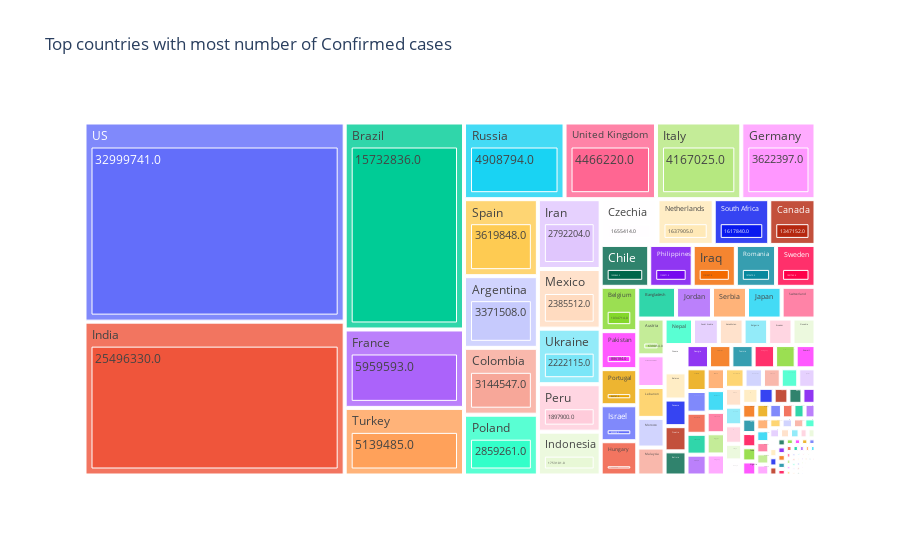
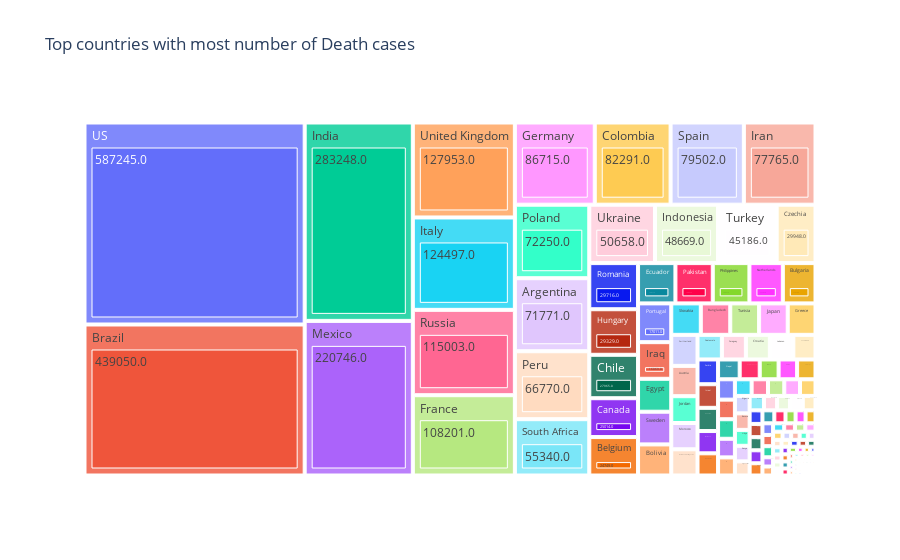
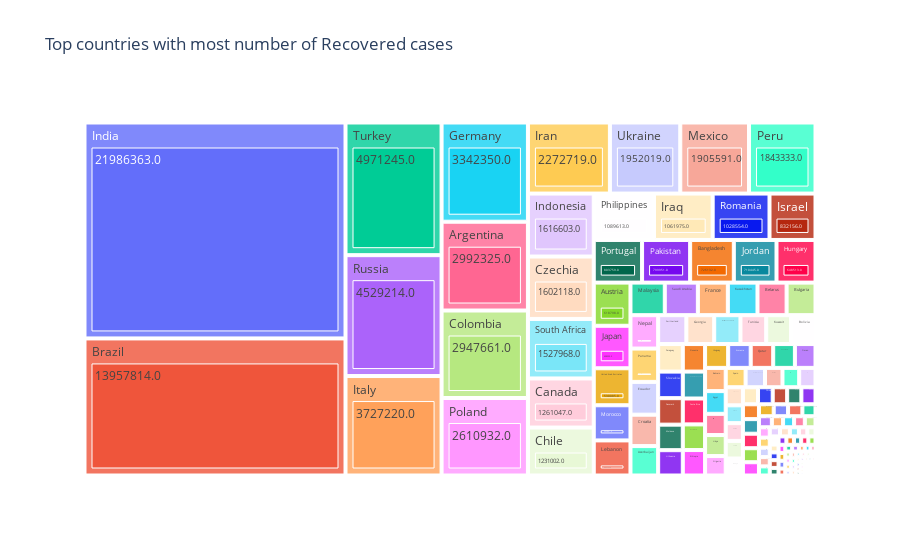
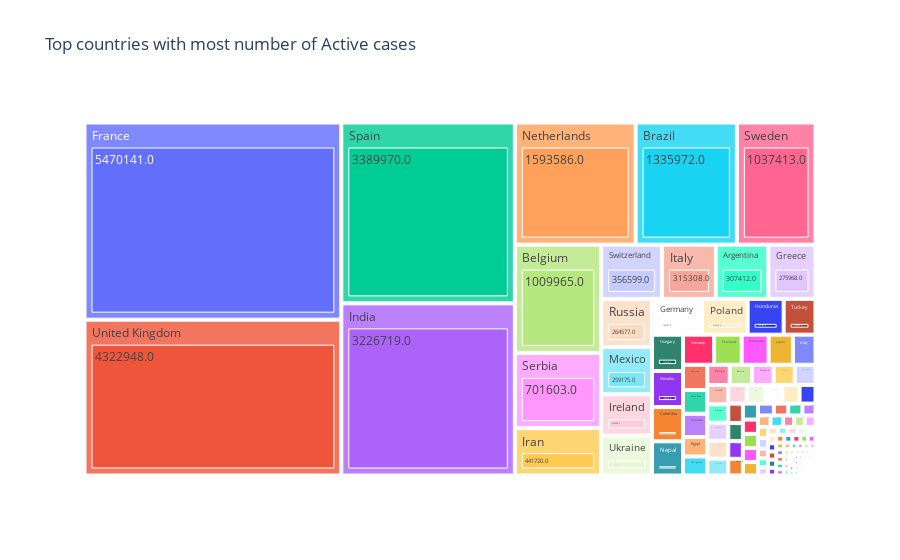

The notebook cell these images were saved under, in order:
### Markdown cell above
## Treemap view

### Code cell
fig = px.treemap(sorted_confirmed_country, path = ['Country', 'Confirmed'], values = 'Confirmed',
                title="Top countries with most number of Confirmed cases")
fig.show();

fig = px.treemap(sorted_death_country, path = ['Country', 'Deaths'], values = 'Deaths',
                title="Top countries with most number of Death cases")
fig.show();

fig = px.treemap(sorted_recovered_country, path = ['Country', 'Recovered'], values = 'Recovered',
                title="Top countries with most number of Recovered cases")
fig.show();

fig = px.treemap(sorted_active_country, path = ['Country', 'Active'], values = 'Active',
                title="Top countries with most number of Active cases")
fig.show();

### Figure 1 — Plotly figure (JSON) as saved in the notebook; plotly's stock layout.template omitted (floating-point values rounded to 4 significant figures; data arrays with more than 128 entries replaced by an {"elided": "..."} marker saying what was removed)
{"data": [{"branchvalues": "total", "domain": {"x": [0, 1], "y": [0, 1]}, "hovertemplate": "labels=%{label}<br>Confirmed=%{value}<br>parent=%{parent}<br>id=%{id}<extra></extra>", "ids": {"elided": "384 str values"}, "labels": {"elided": "384 str values"}, "name": "", "parents": {"elided": "384 str values"}, "type": "treemap", "values": {"elided": "384 int values"}}], "layout": {"legend": {"tracegroupgap": 0}, "title": {"text": "Top countries with most number of Confirmed cases"}}}

### Figure 2 — Plotly figure (JSON) as saved in the notebook; plotly's stock layout.template omitted (floating-point values rounded to 4 significant figures; data arrays with more than 128 entries replaced by an {"elided": "..."} marker saying what was removed)
{"data": [{"branchvalues": "total", "domain": {"x": [0, 1], "y": [0, 1]}, "hovertemplate": "labels=%{label}<br>Deaths=%{value}<br>parent=%{parent}<br>id=%{id}<extra></extra>", "ids": {"elided": "384 str values"}, "labels": {"elided": "384 str values"}, "name": "", "parents": {"elided": "384 str values"}, "type": "treemap", "values": {"elided": "384 int values"}}], "layout": {"legend": {"tracegroupgap": 0}, "title": {"text": "Top countries with most number of Death cases"}}}

### Figure 3 — Plotly figure (JSON) as saved in the notebook; plotly's stock layout.template omitted (floating-point values rounded to 4 significant figures; data arrays with more than 128 entries replaced by an {"elided": "..."} marker saying what was removed)
{"data": [{"branchvalues": "total", "domain": {"x": [0, 1], "y": [0, 1]}, "hovertemplate": "labels=%{label}<br>Recovered=%{value}<br>parent=%{parent}<br>id=%{id}<extra></extra>", "ids": {"elided": "380 str values"}, "labels": {"elided": "380 str values"}, "name": "", "parents": {"elided": "380 str values"}, "type": "treemap", "values": {"elided": "380 int values"}}], "layout": {"legend": {"tracegroupgap": 0}, "title": {"text": "Top countries with most number of Recovered cases"}}}

### Figure 4 — Plotly figure (JSON) as saved in the notebook; plotly's stock layout.template omitted (floating-point values rounded to 4 significant figures; data arrays with more than 128 entries replaced by an {"elided": "..."} marker saying what was removed)
{"data": [{"branchvalues": "total", "domain": {"x": [0, 1], "y": [0, 1]}, "hovertemplate": "labels=%{label}<br>Active=%{value}<br>parent=%{parent}<br>id=%{id}<extra></extra>", "ids": {"elided": "383 str values"}, "labels": {"elided": "383 str values"}, "name": "", "parents": {"elided": "383 str values"}, "type": "treemap", "values": {"elided": "383 int values"}}], "layout": {"legend": {"tracegroupgap": 0}, "title": {"text": "Top countries with most number of Active cases"}}}
